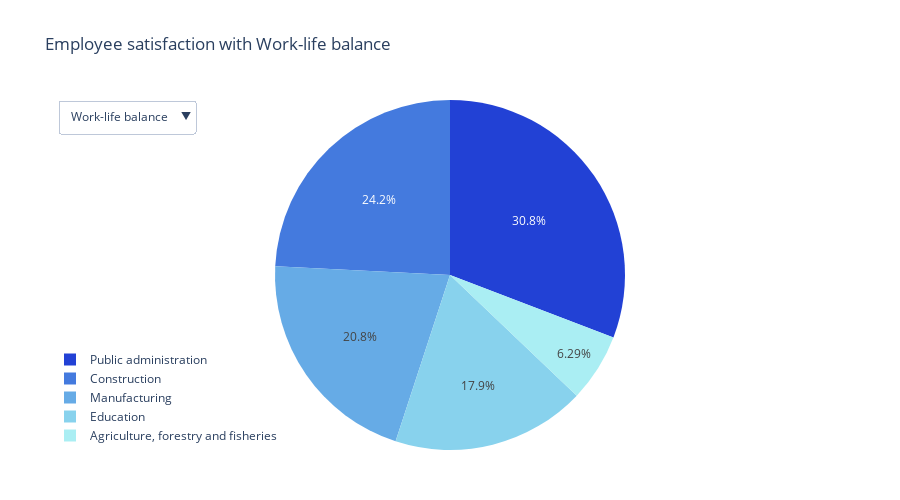

Notebook cell for this chart:
### Markdown cell above
## Employee satisfaction

Sed nec turpis sit amet erat accumsan dapibus non quis lacus. Donec euismod tellus non tellus scelerisque, congue semper leo gravida. Aliquam nulla enim, blandit vitae fringilla eget, tempor ac tellus. Pellentesque ac porttitor diam. Pellentesque sollicitudin arcu vel consectetur rutrum. Aliquam erat volutpat. Cras fermentum risus ut justo venenatis molestie. Cras dignissim nisi ut neque venenatis scelerisque.

Nulla faucibus erat ipsum, vel faucibus risus congue non. Mauris congue sem feugiat libero maximus, iaculis sodales diam sodales. Nunc ac euismod nisi. Maecenas egestas arcu sed urna accumsan, in viverra enim accumsan. Cras risus sem, convallis id malesuada vel, lacinia sit amet diam. Fusce leo nisi, malesuada ac eros in, finibus faucibus diam. Curabitur vitae dignissim nulla, sit amet vehicula arcu. Suspendisse ultrices ligula sed mauris venenatis dictum. Morbi quis purus velit.

### Code cell
import plotly.graph_objects as go
import pandas as pd
import numpy as np
import plotly.colors as colors

# Set a random seed for reproducibility
np.random.seed(42)

# Create a new DataFrame for random data
df5 = df3[df3['Bedrijfstak'].isin(df3['Bedrijfstak'].unique()[:5])].copy()

# Define new variables and add random data for each one
new_variables = ["Work-life balance", "Job security", "Company culture"]
for var in new_variables:
    df5[var] = np.random.randint(6, 100, df5.shape[0])  # generate random integers from 6 to 100

# Initialize an empty figure
fig5 = go.Figure()

# Add a pie chart for each variable
for var in new_variables:
    fig5.add_trace(go.Pie(
        labels=df5["Bedrijfstak"],
        values=df5[var],
        name=var,
        hovertemplate=f'{var}: <b>%{{value}}% (very) satisfied</b><extra></extra>',
    ))

# Only display the first pie chart initially
for i in range(1, len(fig5.data)):
    fig5.data[i].visible = False

# Create a dropdown menu
dropdown = [{"label": var, "method": "update",
             "args": [{"visible": [j == i for j in range(len(new_variables))]},
                      {"title": f"Employee satisfaction with {var}"}]}
            for i, var in enumerate(new_variables)]


# Define a custom color scale
custom_colorscale = [
    '#2241D5',
    '#447ADE',
    '#66ABE6',
    '#88D2ED',
    '#AAEEF3'
]

# Customize the plot layout
fig5.update_layout(
    updatemenus=[
        go.layout.Updatemenu(
            buttons=dropdown,
            direction="down",
            showactive=True,
            x=0.01,  # move the dropdown menu to the left
            xanchor="left",  # anchor the dropdown menu to the left
            y=1.0,  # move the dropdown menu higher
        ),
    ],
    title="Employee satisfaction with Work-life balance",
    title_x=0.05,  # move the title to the left
    legend=dict(title='', orientation='v', yanchor='top', y=0.3, xanchor='left', x=0),  # move the legend to the left
    colorway=custom_colorscale,  # set the blue color scale
    height=500,  # set the height of the plot
    margin=dict(l=50, r=50, t=100, b=50),  # adjust the margins for proper spacing
    xaxis=dict(domain=[0, 0.45]),  # adjust the x-axis position
    yaxis=dict(domain=[0.2, 1.0])  # adjust the y-axis position
)

# Show the plot
fig5.show()

### Figure 1 — Plotly figure (JSON) as saved in the notebook; plotly's stock layout.template omitted (floating-point values rounded to 4 significant figures)
{"data": [{"hovertemplate": "Work-life balance: <b>%{value}% (very) satisfied</b><extra></extra>", "labels": ["Education", "Public administration", "Agriculture, forestry and fisheries", "Construction", "Manufacturing"], "name": "Work-life balance", "type": "pie", "values": [57, 98, 20, 77, 66]}, {"hovertemplate": "Job security: <b>%{value}% (very) satisfied</b><extra></extra>", "labels": ["Education", "Public administration", "Agriculture, forestry and fisheries", "Construction", "Manufacturing"], "name": "Job security", "type": "pie", "values": [26, 88, 92, 80, 80], "visible": false}, {"hovertemplate": "Company culture: <b>%{value}% (very) satisfied</b><extra></extra>", "labels": ["Education", "Public administration", "Agriculture, forestry and fisheries", "Construction", "Manufacturing"], "name": "Company culture", "type": "pie", "values": [93, 29, 8, 27, 58], "visible": false}], "layout": {"colorway": ["#2241D5", "#447ADE", "#66ABE6", "#88D2ED", "#AAEEF3"], "height": 500, "legend": {"orientation": "v", "title": {"text": ""}, "x": 0, "xanchor": "left", "y": 0.3, "yanchor": "top"}, "margin": {"b": 50, "l": 50, "r": 50, "t": 100}, "title": {"text": "Employee satisfaction with Work-life balance", "x": 0.05}, "updatemenus": [{"buttons": [{"args": [{"visible": [true, false, false]}, {"title": "Employee satisfaction with Work-life balance"}], "label": "Work-life balance", "method": "update"}, {"args": [{"visible": [false, true, false]}, {"title": "Employee satisfaction with Job security"}], "label": "Job security", "method": "update"}, {"args": [{"visible": [false, false, true]}, {"title": "Employee satisfaction with Company culture"}], "label": "Company culture", "method": "update"}], "direction": "down", "showactive": true, "x": 0.01, "xanchor": "left", "y": 1}], "xaxis": {"domain": [0, 0.45]}, "yaxis": {"domain": [0.2, 1]}}}
